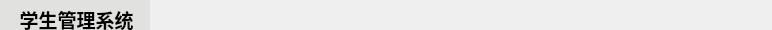
<?xml version="1.0" encoding="UTF-8"?>
<ui version="4.0">
 <class>TitleBar</class>
 <widget class="QWidget" name="TitleBar">
  <property name="geometry">
   <rect>
    <x>0</x>
    <y>0</y>
    <width>772</width>
    <height>30</height>
   </rect>
  </property>
  <property name="minimumSize">
   <size>
    <width>0</width>
    <height>30</height>
   </size>
  </property>
  <property name="maximumSize">
   <size>
    <width>16777215</width>
    <height>30</height>
   </size>
  </property>
  <property name="windowTitle">
   <string>Form</string>
  </property>
  <property name="styleSheet">
   <string notr="true">QPushButton {
	border-radius: 0;
	background-color: transparent;
	border: None;
	margin: 0;
}
#closeBtn {
	margin-top: -1px;
}
#closeBtn:hover {
	background-color: rgba(255, 38, 0, 193);
}
QPushuButton:pressed {
	background-color: transparent;
}</string>
  </property>
  <layout class="QHBoxLayout" name="horizontalLayout">
   <property name="spacing">
    <number>0</number>
   </property>
   <property name="leftMargin">
    <number>0</number>
   </property>
   <property name="topMargin">
    <number>0</number>
   </property>
   <property name="rightMargin">
    <number>0</number>
   </property>
   <property name="bottomMargin">
    <number>0</number>
   </property>
   <item>
    <widget class="QLabel" name="label">
     <property name="minimumSize">
      <size>
       <width>150</width>
       <height>0</height>
      </size>
     </property>
     <property name="maximumSize">
      <size>
       <width>150</width>
       <height>16777215</height>
      </size>
     </property>
     <property name="styleSheet">
      <string notr="true">background-color: rgba(224, 224, 222, 0.95);
padding-top: 5px</string>
     </property>
     <property name="text">
      <string>&lt;html&gt;&lt;head/&gt;&lt;body&gt;&lt;p align=&quot;center&quot;&gt;&lt;span style=&quot; font-size:14pt; font-weight:700;&quot;&gt;学生管理系统&lt;/span&gt;&lt;/p&gt;&lt;/body&gt;&lt;/html&gt;</string>
     </property>
    </widget>
   </item>
   <item>
    <spacer name="horizontalSpacer_2">
     <property name="orientation">
      <enum>Qt::Horizontal</enum>
     </property>
     <property name="sizeType">
      <enum>QSizePolicy::Preferred</enum>
     </property>
     <property name="sizeHint" stdset="0">
      <size>
       <width>40</width>
       <height>20</height>
      </size>
     </property>
    </spacer>
   </item>
   <item>
    <widget class="QPushButton" name="pushButton">
     <property name="sizePolicy">
      <sizepolicy hsizetype="Minimum" vsizetype="Fixed">
       <horstretch>0</horstretch>
       <verstretch>0</verstretch>
      </sizepolicy>
     </property>
     <property name="minimumSize">
      <size>
       <width>30</width>
       <height>30</height>
      </size>
     </property>
     <property name="maximumSize">
      <size>
       <width>30</width>
       <height>30</height>
      </size>
     </property>
     <property name="toolTip">
      <string>注销</string>
     </property>
     <property name="toolTipDuration">
      <number>3000</number>
     </property>
     <property name="text">
      <string/>
     </property>
     <property name="icon">
      <iconset resource="resource.qrc">
       <normaloff>:/icon/icon/logout.png</normaloff>:/icon/icon/logout.png</iconset>
     </property>
     <property name="iconSize">
      <size>
       <width>20</width>
       <height>20</height>
      </size>
     </property>
    </widget>
   </item>
   <item>
    <spacer name="horizontalSpacer">
     <property name="orientation">
      <enum>Qt::Horizontal</enum>
     </property>
     <property name="sizeHint" stdset="0">
      <size>
       <width>40</width>
       <height>0</height>
      </size>
     </property>
    </spacer>
   </item>
   <item>
    <widget class="QPushButton" name="closeBtn">
     <property name="minimumSize">
      <size>
       <width>30</width>
       <height>30</height>
      </size>
     </property>
     <property name="maximumSize">
      <size>
       <width>30</width>
       <height>30</height>
      </size>
     </property>
     <property name="styleSheet">
      <string notr="true">#closeBtn {
	background-color: transparent;
	border: None;
	margin: 0;
}
#closeBtn:hover {
	background-color: rgba(255, 38, 0, 193);
}
#closeBtn:pressed {
	background-color: transparent;
}</string>
     </property>
     <property name="text">
      <string/>
     </property>
     <property name="icon">
      <iconset resource="resource.qrc">
       <normaloff>:/icon/icon/shutdown.png</normaloff>:/icon/icon/shutdown.png</iconset>
     </property>
     <property name="iconSize">
      <size>
       <width>20</width>
       <height>20</height>
      </size>
     </property>
     <property name="checkable">
      <bool>false</bool>
     </property>
     <property name="flat">
      <bool>true</bool>
     </property>
    </widget>
   </item>
  </layout>
 </widget>
 <resources>
  <include location="resource.qrc"/>
 </resources>
 <connections/>
</ui>
